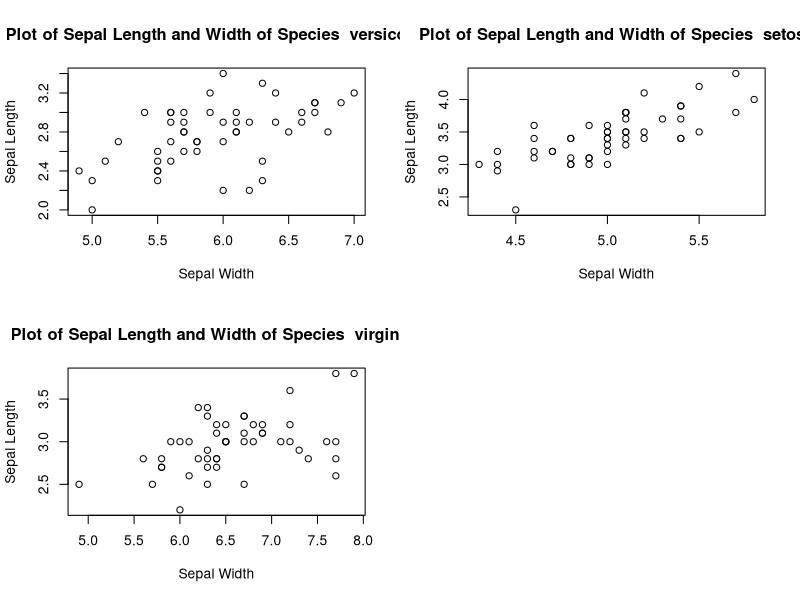

Source code (R):
library(dplyr)
library(magrittr)
library(ggplot2)

install.packages('ggplot2')
summary(iris$Species)
?ggplot2
y = 'setosa'
meni = function (y) {
  iris %>% filter(Species == y) %>% 
    select(Sepal.Length, Sepal.Width) %>% plot(main=paste('Plot of Sepal Length and Width of Species ',y), ylab='Sepal Length', xlab = 'Sepal Width')
}

attach(iris)
unique(Species)

par(mfrow=c(2,2))
meni('versicolor')
meni('setosa')
meni('virginica')
